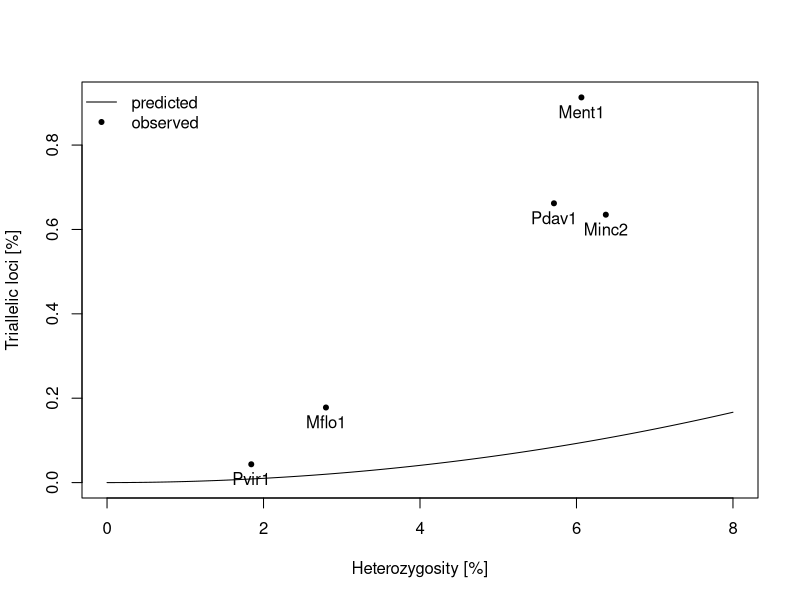

R code for this plot:
# the naive expectation is that
# AB - AB * BC + BC = est_heterozygosity (which is the measured heterozygosty)
# B is the reference, A and C are alt genome copies and AB * BC is A * C distance, the random overlap
# AB (1 - BC) + BC = est_heterozygosity
# AB = (est_heterozygosity - BC) / (1 - BC)
## AB = BC (the most extreme case - equdistant)
# AB (2 - AB) = est_heterozygosity

get_exp_triallelic <- function(est_heterozygosity){
    # 2*x - x^2 = est_heterozygosity
    # x^2 - 2*x - est_heterozygosity = 0
    100 * ((1 - sqrt(1 - (est_heterozygosity / 100)))^2)
}

triploids <- read.table('tables/triploid_heterozygosity.tsv', header = T, stringsAsFactors=F)
observed_het <- (triploids$AAB + triploids$ABC)
naively_expected_trial <- sapply(observed_het, get_exp_triallelic)

# plot(triploids$ABC ~ naively_expected_ABC, xlim = c(0,1), ylim = c(0,1), pch = 20)
# text(naively_expected_ABC, triploids$ABC, triploids$code, pos = 1)
# lines(c(0,1),c(0,1))

total_heterozygosities <- seq(0, 8, len = 100)
triallelic_exp <- sapply(total_heterozygosities, get_exp_triallelic)

tiff("figures/supp_fig4_expected_triallelic.tiff", width = 800, height = 600, 'px', res = 100, compression = 'rle')

plot(triallelic_exp ~ total_heterozygosities,
     xlab = 'Heterozygosity [%]',
     ylab = 'Triallelic loci [%]', ylim = c(0, max(triploids$ABC)),
     type = 'l')
# points(observed_het, naively_expected_trial, pch = 20)
points(observed_het, triploids$ABC, pch = 20)
text(observed_het, triploids$ABC, triploids$code, pos = 1)

legend('topleft', bty = 'n', pch = c(NA, 20), lty = c(1, NA), c('predicted', 'observed'))
# text(total_heterozygosities[70], 0, 'predicted % of triallelic loci', pos = 3   )

dev.off()

######
# SIMULATION VERIFICATION
######

# genome_size = 10000
#
# generate_derived_haplotype <- function(ancestor, genome_size, mutaion_p){
#     muts <- rpois(1, round(mutaion_p * genome_size))
#     mut_locations <- round(runif(muts, 1, genome_size))
#     derived_seq <- ancestor
#     for (pos in mut_locations){
#         derived_seq[pos] <- sample(c('A', 'C', 'T', 'G'), 1)
#     }
#     derived_seq
# }
#
# calculate_divergence <- function(mutaion_p){
#     ancestor <- sample(c('A', 'C', 'T', 'G'), size = genome_size, replace = T)
#
#     h1 <- generate_derived_haplotype(ancestor, genome_size, mutaion_p)
#     h2 <- generate_derived_haplotype(ancestor, genome_size, mutaion_p)
#     h3 <- generate_derived_haplotype(ancestor, genome_size, mutaion_p)
#
#     AB_dis = sum(h1 != h2)
#     BC_dis = sum(h2 != h3)
#     AC_dis = sum(h1 != h3)
#
#     triallelic = sum(h1 != h2 & h2 != h3 & h1 != h3)
#     het = sum(((h1 != h2) + (h2 != h3) + (h1 != h3)) > 1)
#
#     c(mutaion_p, c(het, triallelic, AB_dis, BC_dis, AC_dis) / genome_size)
# }
#
# make_replicates <- function(mutaion_p, replicates){
#     results_mat <- sapply(rep(mutaion_p, replicates), calculate_divergence)
#     apply(results_mat, 1, median)
# }
#
# muts_to_simulate <- c(seq(0.001,0.01, by = 0.002),
#                       seq(0.01,0.04, by = 0.005),
#                       seq(0.05,0.3, by = 0.05))
# summary_per_mutation_rate <- as.data.frame(t(sapply(, make_replicates, 200)))
# colnames(summary_per_mutation_rate) <- c('mutation_p', 'het', 'triallelic', 'AB_dis', 'BC_dis', 'AC_dis')
#
# more_data <- as.data.frame(t(sapply(seq(0.01,0.04, by = 0.01), make_replicates, 200)))
# colnames(more_data) <- c('mutation_p', 'het', 'triallelic', 'AB_dis', 'BC_dis', 'AC_dis')
#
# summary_per_mutation_rate <- rbind(more_data, summary_per_mutation_rate)
#
# more_data <- as.data.frame(t(sapply(, make_replicates, 200)))
# colnames(more_data) <- c('mutation_p', 'het', 'triallelic', 'AB_dis', 'BC_dis', 'AC_dis')
#
#
# plot(c(sapply(heter, get_half)^2) ~ heter, type = 'l', col = 'green', xlab = 'heterozygosity [%]', ylab = 'naively expected overlap [%]', xlim = c(0, 0.1))
# points(summary_per_mutation_rate$het, summary_per_mutation_rate$triallelic, pch = 20)
